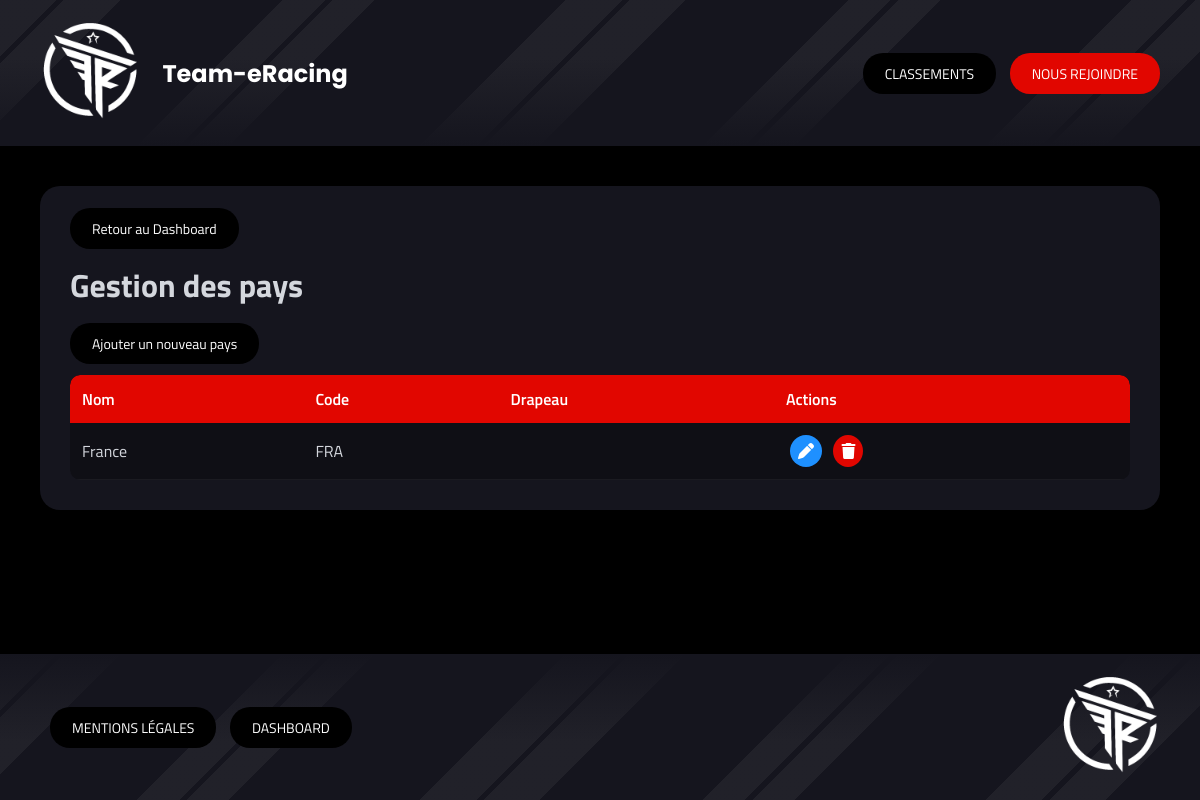
Before: /index.php?controller=countries&action=index (signed in) with the older database file.
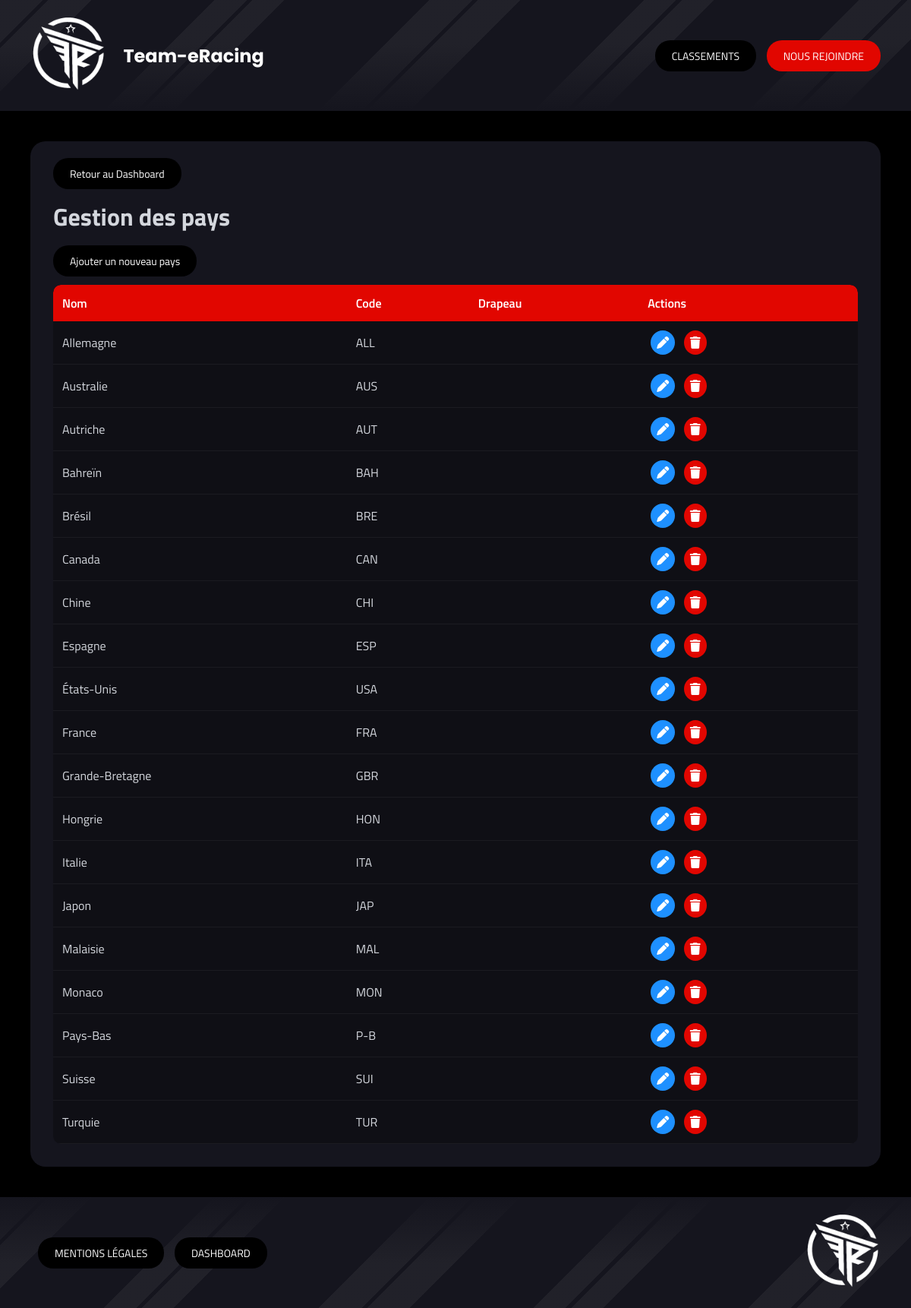
After: the same page with the newer database file.
### tables this page shows
CREATE TABLE IF NOT EXISTS `countries` (
  `id` int NOT NULL AUTO_INCREMENT,
  `name` varchar(100) NOT NULL,
  `code` char(3) DEFAULT NULL,
  `flag` varchar(255) DEFAULT NULL,
  PRIMARY KEY (`id`),
  UNIQUE KEY `name` (`name`),
  UNIQUE KEY `unique_code` (`code`)
);

### Controllers/Controller.php (called while the page is built, shortened)
<?php
abstract class Controller
{
    public function render(string $path, array $data = [])
    {
        extract($data);
        include dirname(__DIR__) . '/Views/' . $path . '.php';
        include dirname(__DIR__) . '/Views/base.php';
    }
}
?>

### Controllers/CountriesController.php (called while the page is built, shortened)
<?php
class CountriesController extends Controller {
    public function index()
    {
        $countries = CountriesModel::all();
        $this->render('dashboard/countries/index', [
            'list' => $countries
        ]);
    }
}
?>

### public/index.php (called while the page is built, shortened)
<?php
include '../Autoloader.php';
$route = new Router();
$route->routes();
?>

### Autoloader.php (called while the page is built, shortened)
<?php
class Autoloader{
    static function autoload($class){
        $class = str_replace(__NAMESPACE__.'\\','',$class);
        $class = str_replace('\\','/',$class);
    }
}
?>

### Core/DbConnect.php (called while the page is built, shortened)
<?php
class DbConnect
{
    protected $connection;
    public function getConnection()
    {
        return $this->connection;
    }
    public function __construct()
    {
        try {
            $dsn = 'mysql:host=' . self::SERVER . ';dbname=' . self::BASE . ';charset=utf8mb4';
                $this->connection = new PDO($dsn, self::USER, self::PASSWORD, [
                    PDO::ATTR_ERRMODE => PDO::ERRMODE_EXCEPTION,
                    PDO::ATTR_DEFAULT_FETCH_MODE => PDO::FETCH_OBJ,
                    PDO::ATTR_EMULATE_PREPARES => false
                ]);
        } catch (Exception $e) {
            die('Erreur : ' . $e->getMessage());
        }
    }
}
?>

### Models/CountriesModel.php (called while the page is built, shortened)
<?php
class CountriesModel extends DbConnect {
    public static function all(){
        $db = new DbConnect();
        return $db->getConnection()->query("
            SELECT id, name, code, flag
            FROM countries
            ORDER BY name ASC
        ")->fetchAll();
    }
}
?>

### Views/dashboard/countries/index.php (the view, shortened to what this page needs)
<div class="section-dashboard">
    <div class="section-header">
        <a class="nav-btn-dashboard" href="index.php?controller=dashboard">Retour au Dashboard</a>
        <h1>Gestion des pays</h1>
        <a class="nav-btn-dashboard" href="index.php?controller=countries&action=create">Ajouter un nouveau pays</a>
    </div>
    <div class="table-responsive">
        <table class="dashboard-table">
            <thead>
                <tr>
                    <th>Nom</th>
                    <th>Code</th>
                    <th>Drapeau</th>
                    <th class="actions-column">Actions</th>
                </tr>
            </thead>
            <tbody>
                <?php foreach ($list as $country): ?>
                <tr>
                    <td><?= htmlspecialchars($country->name) ?></td>
                    <td><?= htmlspecialchars($country->code ?? '') ?></td>
                    <td><?= htmlspecialchars($country->flag ?? '') ?></td>
                    <td class="actions">
                        <a class="action-btn edit" href="index.php?controller=countries&action=update&id=<?= $country->id ?>">
                            <i class="fa-solid fa-pen"></i>
                        </a>
                        <a class="action-btn delete" href="index.php?controller=countries&action=delete&id=<?= $country->id ?>">
                            <i class="fa-solid fa-trash"></i>
                        </a>
                    </td>
                </tr>
                <?php endforeach; ?>
            </tbody>
        </table>
    </div>
</div>

Changed rows visible on the page:
added countries: name "Allemagne", code "ALL"
added countries: name "Australie", code "AUS"
added countries: name "Autriche", code "AUT"
added countries: name "Bahreïn", code "BAH"
added countries: name "Brésil", code "BRE"
added countries: name "Canada", code "CAN"
added countries: name "Chine", code "CHI"
added countries: name "Espagne", code "ESP"
added countries: name "États-Unis", code "USA"
added countries: name "Grande-Bretagne", code "GBR"
added countries: name "Hongrie", code "HON"
added countries: name "Italie", code "ITA"
added countries: name "Japon", code "JAP"
added countries: name "Malaisie", code "MAL"
added countries: name "Monaco", code "MON"
added countries: name "Pays-Bas", code "P-B"
added countries: name "Suisse", code "SUI"
added countries: name "Turquie", code "TUR"
